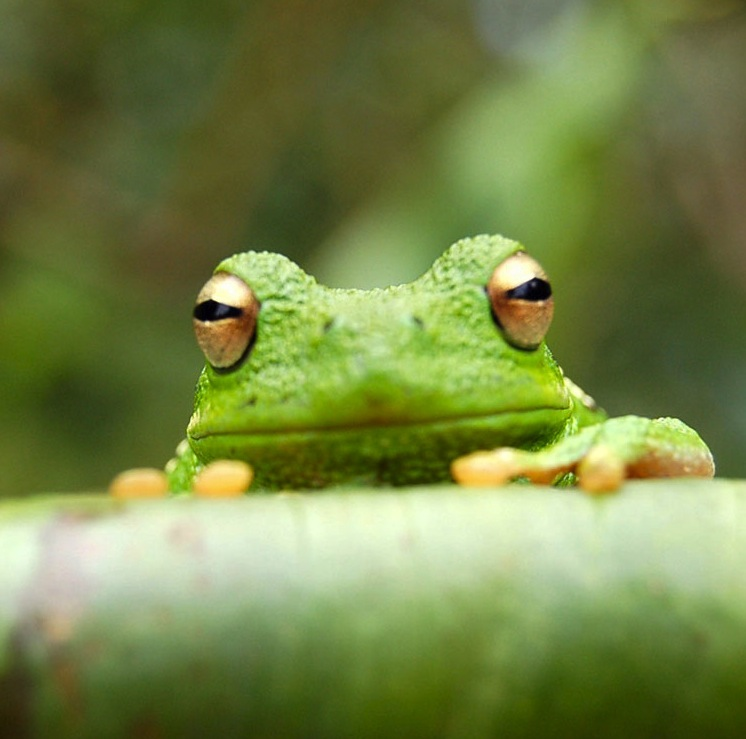
#> input picture frog.jpg, 746 x 739 px
$ jupyter execute main.ipynb
#> lines starting #> are read from the running program, lines starting #| are printed output that depends on the picture
[cell 1]
#a. Cân bằng histogram
import cv2 as cv

# Đọc ảnh
org = cv.imread('frog.jpg', cv.IMREAD_GRAYSCALE)
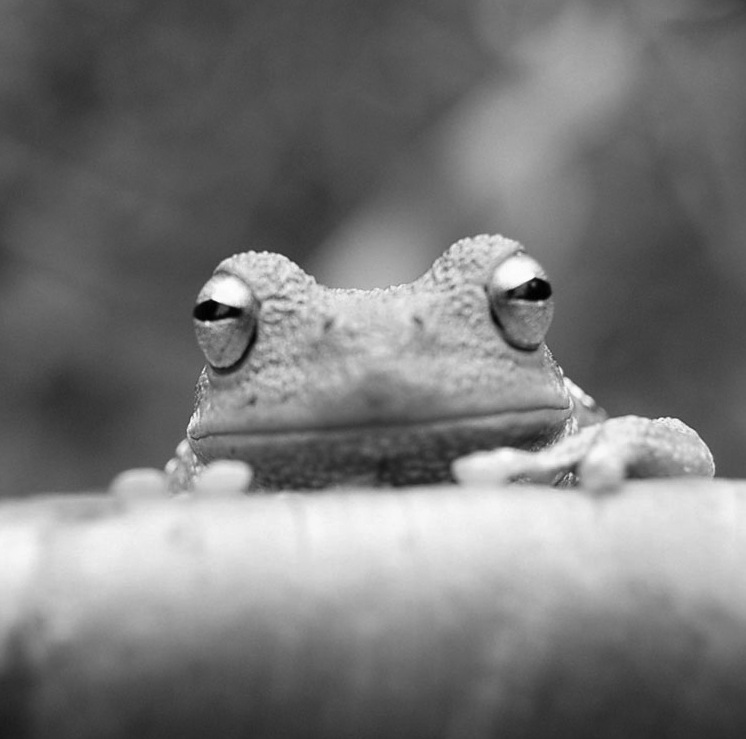
#> org: shape (739, 746); min 0, max 255, mean 119.8

# Thay đổi kích thước ảnh
down_width = 300
down_height = 300
down_points = (down_width, down_height)
rd = cv.resize(org, down_points, interpolation= cv.INTER_LINEAR)

# Sử dụng hàm cv2.eqalizeHist
res = cv.equalizeHist(rd)
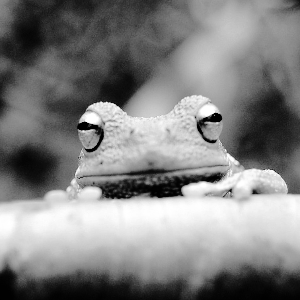
#> res: shape (300, 300); min 0, max 255, mean 128.5

# Hiển thị kết quả
cv.imshow('Original Image', rd)
cv.imshow('Equalized Image', res)

cv.waitKey()

[cell 2]
#b. Tuyến tính
import cv2 as cv
import numpy as np
# Đọc ảnh
org = cv.imread('frog.jpg', cv.IMREAD_GRAYSCALE)

# Thay đổi kích thước ảnh
down_width = 300
down_height = 300
down_points = (down_width, down_height)
rd = cv.resize(org, down_points, interpolation= cv.INTER_LINEAR)

# Create linear function
alpha = 1.5
beta = 50

# Thực hiện biến đổi tuyến tính trên ảnh
res = cv.convertScaleAbs(rd, alpha=alpha, beta=beta)
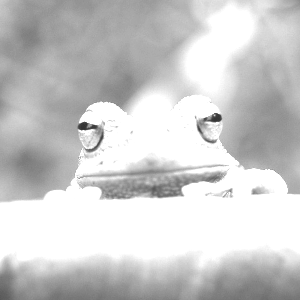
#> res: shape (300, 300); min 52, max 255, mean 203.2

# Áp dụng bão hòa để giới hạn giá trị pixel trong khoảng [0, 255]
res = np.clip(res, 0, 255)

# Hiển thị kết quả
cv.imshow('Original Image', rd)
cv.imshow('Linear Transformation', res)
cv.waitKey(0)

[cell 3]
#c. Phi tuyến
import cv2 as cv
import numpy as np

# Đọc ảnh
org = cv.imread('frog.jpg', cv.IMREAD_GRAYSCALE)

# Thay đổi kích thước ảnh
down_width = 300
down_height = 300
down_points = (down_width, down_height)
rd = cv.resize(org, down_points, interpolation= cv.INTER_LINEAR)

# Chuyển đổi giá trị pixel sang dạng float và chuẩn hóa về khoảng [0,1]
rd = rd/255.0

# Định nghĩa giá trị gamma
gamma = 1.5

# Thực hiện biến đổi gamma
res = np.power(rd, gamma)
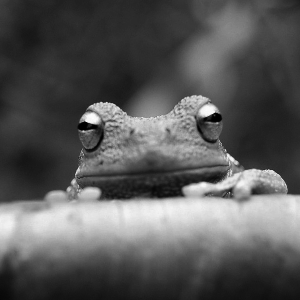
#> res: shape (300, 300) float64; min 0.000246, max 0.988, mean 0.346
# Chuyển đổi kết quả về dạng uint8 và hiển thị kết quả
res = np.uint8(res * 255)

#Hiển thị kết quả
cv.imshow('Original Image', rd)
cv.imshow('Non Linear Transformation', res)
cv.waitKey()
